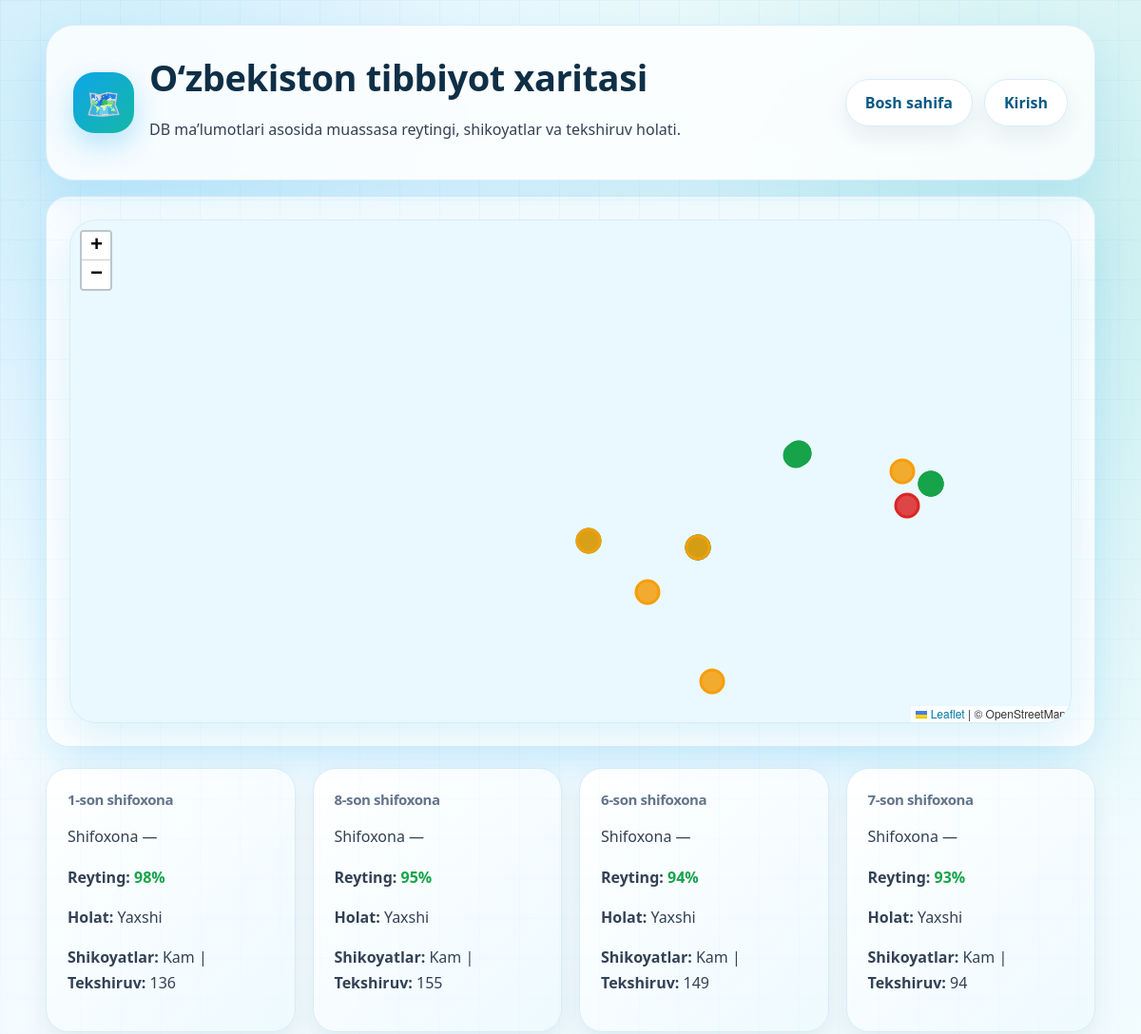
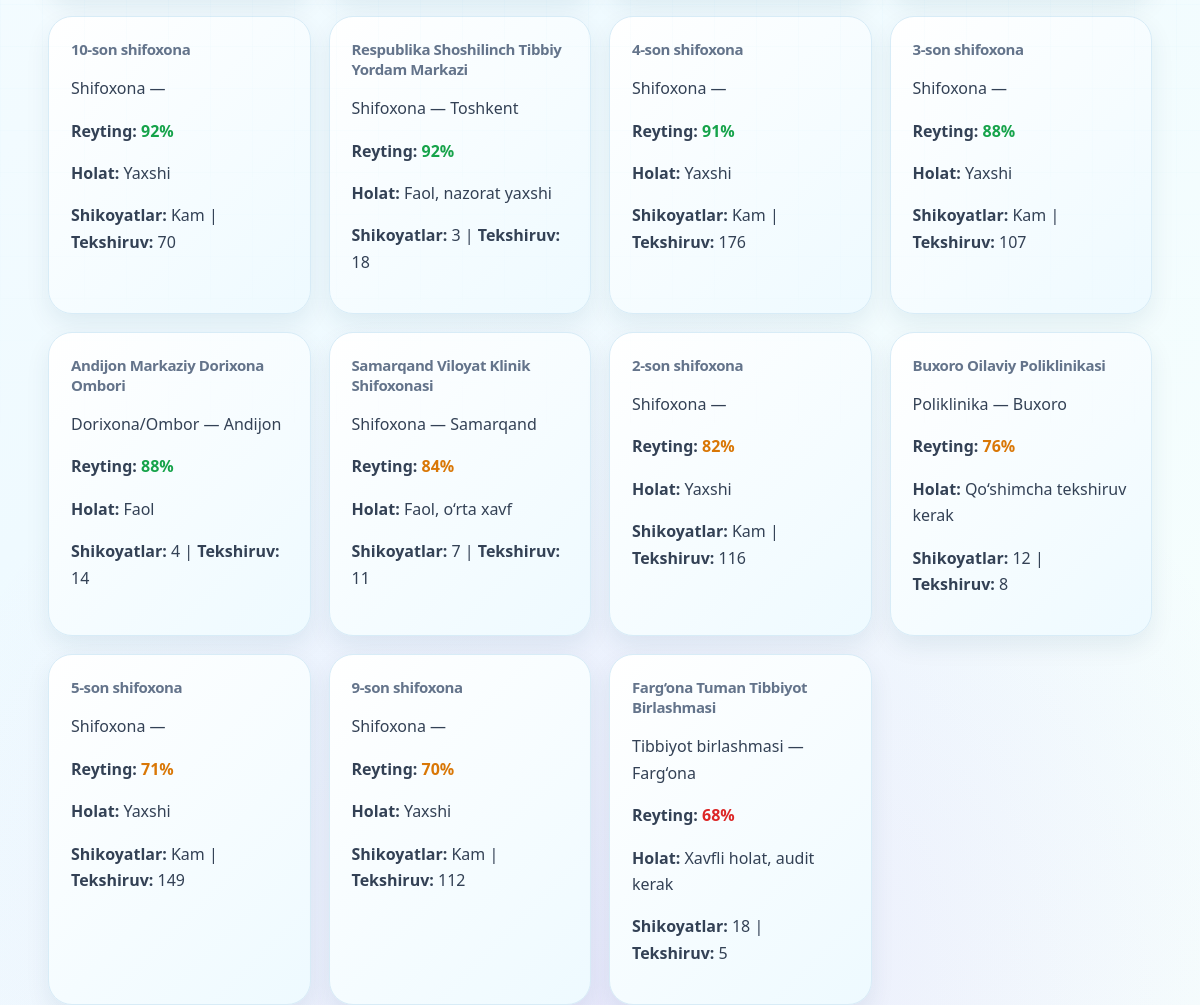
Screenshot of /map/ with the database file from the repository (2 pictures, top to bottom).
### app/models.py (models this page shows, shortened)
class Institution(models.Model):
    name = models.CharField(max_length=150)
    institution_type = models.CharField(max_length=100)
    address = models.CharField(max_length=255, blank=True, default='')
    region = models.CharField(max_length=120, blank=True, default='')
    latitude = models.FloatField(null=True, blank=True)
    longitude = models.FloatField(null=True, blank=True)
    rating = models.IntegerField(default=100)
    complaints = models.CharField(max_length=100, default='0')
    checks_count = models.IntegerField(default=0)
    status = models.CharField(max_length=100, default='Faol')

### app/views.py (the view)
# urls.py: path('map/', views.institutions_map, name='institutions_map'),
def institutions_map(request):
    ensure_demo_data()
    institutions = Institution.objects.all().order_by('-rating')
    map_items = []
    for i, inst in enumerate(institutions):
        lat, lng = institution_coords(inst, i)
        map_items.append({
            'name': inst.name,
            'type': inst.institution_type,
            'rating': inst.rating,
            'status': inst.status,
            'state': get_rating_state(inst.rating),
            'complaints': inst.complaints,
            'checks': inst.checks_count,
            'lat': lat,
            'lng': lng,
        })
    return render(request, 'app/institutions_map.html', {
        'institutions': institutions,
        'institutions_map_json': json.dumps(map_items, ensure_ascii=False),
    })

### app/views.py (called while the page is built)
def institution_coords(inst, index=0):
    if inst.latitude and inst.longitude:
        return float(inst.latitude), float(inst.longitude)
    text = f'{inst.name} {inst.address} {inst.region} {inst.status}'.lower()
    for key, coords in UZ_REGION_COORDS.items():
        if key in text:
            return coords
    fallback = list(UZ_REGION_COORDS.values())
    return fallback[index % len(fallback)]

def get_rating_state(rating):
    if rating >= 85:
        return 'Yaxshi'
    if rating >= 70:
        return 'O‘rta nazorat'
    return 'Xavfli / tekshiruv kerak'

### app/templates/app/institutions_map.html (shortened to what this page needs)
<!DOCTYPE html>{% load static %}<html lang="uz"><head><link rel="stylesheet" href="{% static 'app/content/style.css' %}"><link rel="stylesheet" href="https://unpkg.com/leaflet@1.9.4/dist/leaflet.css"></head><body>
<div class="container"><header class="header"><div class="header-content"><div class="header-left"><div class="logo">🗺️</div><div><h1>O‘zbekiston tibbiyot xaritasi</h1><p>DB ma’lumotlari asosida muassasa reytingi, shikoyatlar va tekshiruv holati.</p></div></div><div class="top-actions"><a class="btn-secondary" href="{% url 'home' %}">Bosh sahifa</a><a class="btn-secondary" href="{% url 'login' %}">Kirish</a></div></div></header>
<div class="card"><div id="map" class="map-box"></div></div>
<div class="stats-grid">{% for inst in institutions %}<div class="stat-card"><h3>{{ inst.name }}</h3><p>{{ inst.institution_type }} — {{ inst.region }}</p><p><b>Reyting:</b> <span class="{% if inst.rating >= 85 %}rating-good{% elif inst.rating >= 70 %}rating-medium{% else %}rating-bad{% endif %}">{{ inst.rating }}%</span></p><p><b>Holat:</b> {{ inst.status }}</p><p><b>Shikoyatlar:</b> {{ inst.complaints }} | <b>Tekshiruv:</b> {{ inst.checks_count }}</p></div>{% endfor %}</div></div>
</body></html>

### app/static/app/content/style.css (style rules this page uses)
:root { --primary:#0ea5e9;--primary2:#2563eb;--secondary:#14b8a6;--accent:#7c3aed;--bg:#f6fbff;--surface:#ffffff;--surface2:#f0fbff;--text:#102033;--muted:#64748b;--border:#d8ecf7;--success:#16a34a;--warning:#d97706;--danger:#dc2626;--shadow:0 18px 45px rgba(14,165,233,.14);--shadow2:0 10px 25px rgba(15,60,85,.08);--radius:24px }
* { box-sizing:border-box }
html { scroll-behavior:smooth }
body { margin:0;font-family:"Segoe UI",Arial,sans-serif;color:var(--text);background:radial-gradient(circle at 8% 6%,rgba(14,165,233,.20),transparent 28%),radial-gradient(circle at 92% 12%,rgba(20,184,166,.18),transparent 30%),radial-gradient(circle at 50% 100%,rgba(124,58,237,.10),transparent 34%),linear-gradient(135deg,#fbfeff,#effaff 50%,#f7fffd);min-height:100vh }
body:before { content:"";position:fixed;inset:0;pointer-events:none;background-image:linear-gradient(rgba(14,165,233,.05) 1px,transparent 1px),linear-gradient(90deg,rgba(14,165,233,.05) 1px,transparent 1px);background-size:42px 42px;mask-image:linear-gradient(to bottom,black,transparent 75%) }
a { text-decoration:none;color:inherit }
.container { width:min(1180px,92%);margin:0 auto }
.header { padding:26px 0 16px }
.header-content { background:rgba(255,255,255,.82);backdrop-filter:blur(18px);border:1px solid rgba(216,236,247,.9);border-radius:30px;box-shadow:var(--shadow);padding:24px 28px;display:flex;align-items:center;justify-content:space-between;gap:18px }
.header-left { display:flex;align-items:center;gap:16px }
.logo { width:64px;height:64px;border-radius:22px;display:grid;place-items:center;font-size:30px;background:linear-gradient(135deg,var(--primary),var(--secondary));color:#fff;box-shadow:0 12px 30px rgba(14,165,233,.28) }
h1,h2,h3 { color:#0f2f46;letter-spacing:-.4px }
h1 { margin:.1em 0;font-size:clamp(26px,4vw,38px) }
h3 { margin-bottom:8px }
p { color:#334155;line-height:1.65 }
.top-actions,.actions,.quick-actions { display:flex;gap:12px;flex-wrap:wrap;align-items:center }
.card,section,.panel,.form-box,.ai-alert,.verification-record,.claim-card { background:rgba(255,255,255,.88);border:1px solid rgba(216,236,247,.95);border-radius:var(--radius);box-shadow:var(--shadow);padding:24px;margin-bottom:22px }
.stats-grid,.grid,.dashboard-grid { display:grid;grid-template-columns:repeat(auto-fit,minmax(235px,1fr));gap:18px }
.stat-card { background:linear-gradient(135deg,#fff,#eefaff);border:1px solid var(--border);border-radius:24px;padding:22px;box-shadow:var(--shadow2);transition:.22s }
.stat-card h3 { margin:0 0 8px;font-size:15px;color:var(--muted) }
.btn-primary,.btn-secondary,button,input[type=submit],.btn { border:none;cursor:pointer;display:inline-flex;align-items:center;justify-content:center;gap:8px;padding:13px 20px;border-radius:999px;font-weight:800;transition:.22s }
.btn-secondary { color:#075985;background:#fff;border:1px solid var(--border);box-shadow:var(--shadow2) }
.map-box,#map { width:100%;height:530px;border-radius:28px;overflow:hidden;border:1px solid var(--border);box-shadow:var(--shadow);background:#eaf8ff }
.rating-good { color:var(--success);font-weight:900 }
.rating-medium { color:var(--warning);font-weight:900 }
.rating-bad { color:var(--danger);font-weight:900 }

### rows the page displays
Institution: name "1-son shifoxona", institution_type "Shifoxona", rating "98", status "Yaxshi", complaints "Kam", checks_count "136"
Institution: name "8-son shifoxona", institution_type "Shifoxona", rating "95", status "Yaxshi", complaints "Kam", checks_count "155"
Institution: name "6-son shifoxona", institution_type "Shifoxona", rating "94", status "Yaxshi", complaints "Kam", checks_count "149"
Institution: name "7-son shifoxona", institution_type "Shifoxona", rating "93", status "Yaxshi", complaints "Kam", checks_count "94"
Institution: name "10-son shifoxona", institution_type "Shifoxona", rating "92", status "Yaxshi", complaints "Kam", checks_count "70"
Institution: name "Respublika Shoshilinch Tibbiy Yordam Markazi", institution_type "Shifoxona", region "Toshkent", rating "92", status "Faol, nazorat yaxshi", complaints "3", checks_count "18"
Institution: name "4-son shifoxona", institution_type "Shifoxona", rating "91", status "Yaxshi", complaints "Kam", checks_count "176"
Institution: name "3-son shifoxona", institution_type "Shifoxona", rating "88", status "Yaxshi", complaints "Kam", checks_count "107"
Institution: name "Andijon Markaziy Dorixona Ombori", institution_type "Dorixona/Ombor", region "Andijon", rating "88", status "Faol", complaints "4", checks_count "14"
Institution: name "Samarqand Viloyat Klinik Shifoxonasi", institution_type "Shifoxona", region "Samarqand", rating "84", status "Faol, o‘rta xavf", complaints "7", checks_count "11"
Institution: name "2-son shifoxona", institution_type "Shifoxona", rating "82", status "Yaxshi", complaints "Kam", checks_count "116"
Institution: name "Buxoro Oilaviy Poliklinikasi", institution_type "Poliklinika", region "Buxoro", rating "76", status "Qo‘shimcha tekshiruv kerak", complaints "12", checks_count "8"
Institution: name "5-son shifoxona", institution_type "Shifoxona", rating "71", status "Yaxshi", complaints "Kam", checks_count "149"
Institution: name "9-son shifoxona", institution_type "Shifoxona", rating "70", status "Yaxshi", complaints "Kam", checks_count "112"
Institution: name "Farg‘ona Tuman Tibbiyot Birlashmasi", institution_type "Tibbiyot birlashmasi", region "Farg‘ona", rating "68", status "Xavfli holat, audit kerak", complaints "18", checks_count "5"
